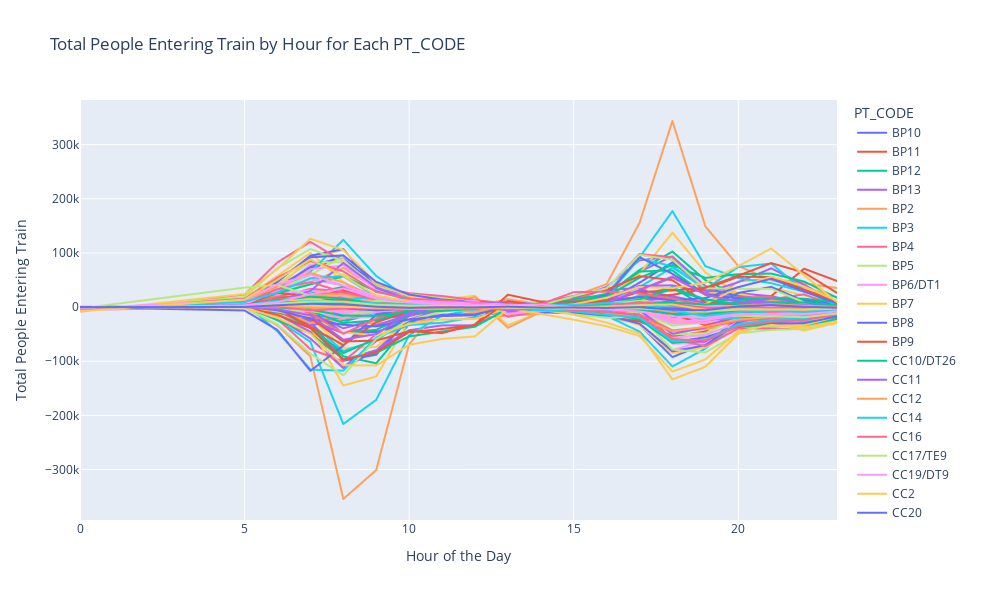

This figure's notebook cell:
### Code cell
import plotly.express as px

# Reshape the data to long format for easier plotting with Plotly Express
pivot_data_long = pivot_data.reset_index().melt(
    id_vars="TIME_PER_HOUR", var_name="PT_CODE", value_name="People Entered Train"
)

# Plot using Plotly Express
fig = px.line(
    pivot_data_long,
    x="TIME_PER_HOUR",
    y="People Entered Train",
    color="PT_CODE",
    title="Total People Entering Train by Hour for Each PT_CODE",
)
fig.update_layout(
    xaxis_title="Hour of the Day",
    yaxis_title="Total People Entering Train",
    width=1000,  # Set the width of the figure
    height=600,  # Set the height of the figure
)
